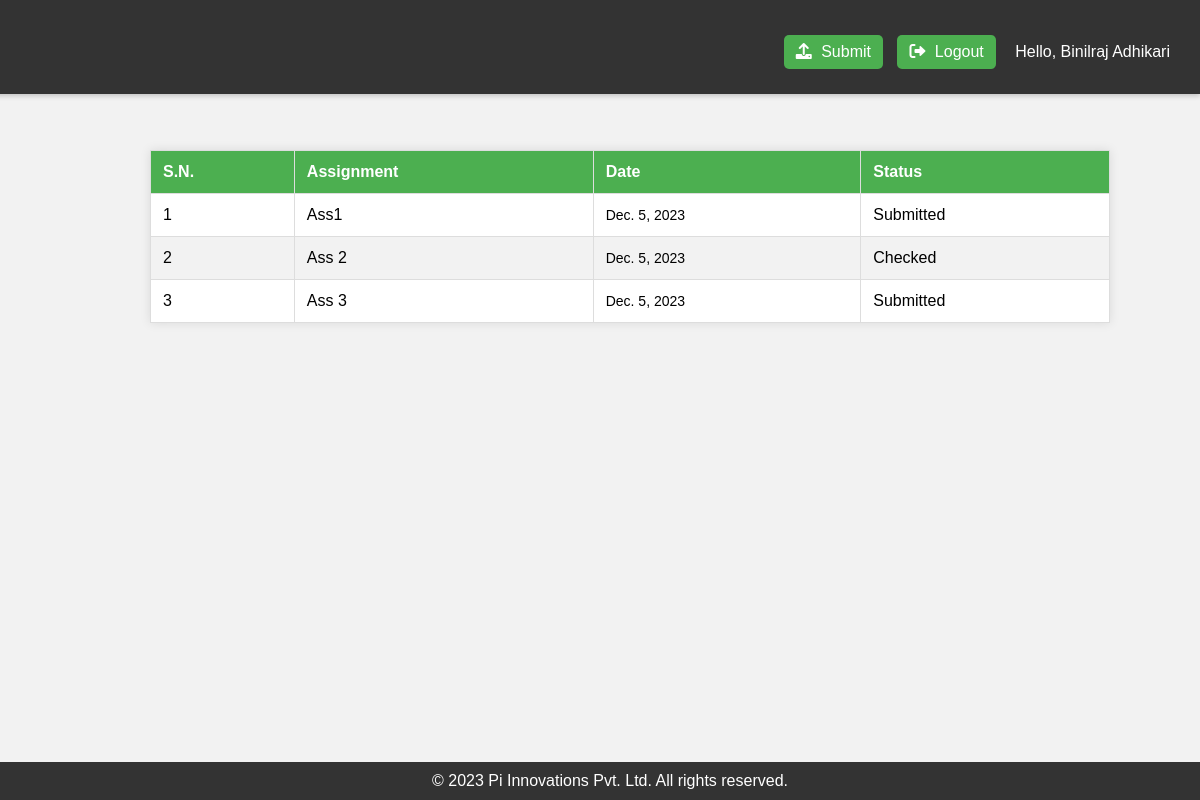
The app's page / (signed in), older data.
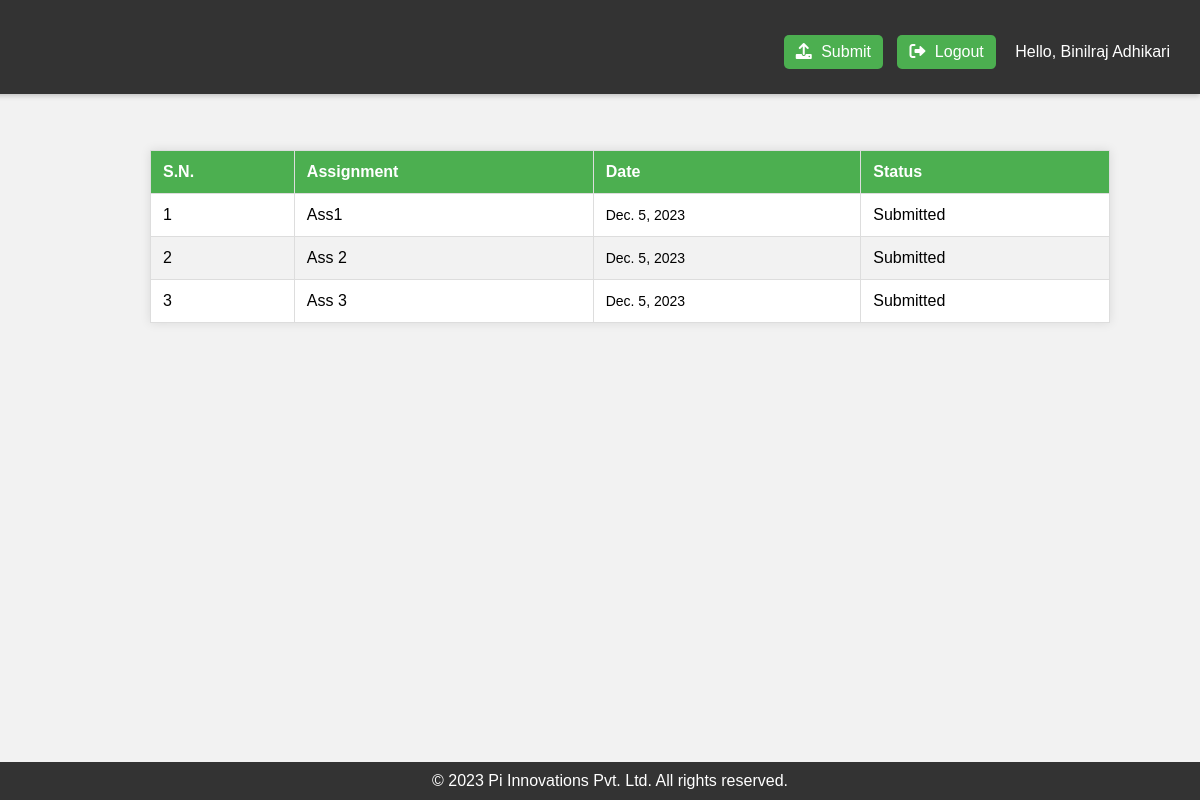
The same page, newer data.
### assignmentapp/models.py (models this page shows, shortened)
class Student(models.Model):
    user = models.ForeignKey(User,blank=True,default=True,on_delete=models.CASCADE)
    name = models.CharField(max_length = 30)
    password = models.CharField(max_length = 30)
    contact = models.CharField(max_length = 10)
    faculty = models.CharField(max_length = 10,choices=(('BIT','BIT'),
                                                        ('B.Sc CSIT','B.Sc CSIT')))
    rollno = models.CharField(max_length = 15)
    semester = models.CharField(max_length = 10,choices = (('1st','1st'),
                                                            ('2nd','2nd'),
                                                            ('3rd','3rd'),
                                                            ('4th','4th'),
                                                            ('5th','5th'),
                                                            ('6th','6th'),
                                                            ('7th','7th'),
                                                            ('8th','8th')))
    section = models.CharField(max_length = 10,choices=(('A','A'),
                                                        ('B','B')))

class Assignment(models.Model):
    title = models.CharField(max_length=200)
    uploadedDate = models.DateField(auto_now_add=True,null=True,blank=True)  # Automatically set to the current date and time when created
    uploaded_by = models.ForeignKey(User, on_delete=models.CASCADE)
    file = models.FileField(upload_to='assignments/')
    status = models.CharField(max_length = 10,choices = (('Checked','Checked'),
                                                        ('Submitted','Submitted')),default='Submitted')

### assignmentapp/views.py (the view)
# urls.py: path('',views.home,name='home'),
def home(request):
    if request.user.is_authenticated:
        assignments = Assignment.objects.filter(uploaded_by=request.user)
        stu = Student.objects.get(user=request.user)
    else:
        assignments = []
    return render(request, 'home.html', {'assignments': assignments,'student':stu})

### templates/home.html (shortened to what this page needs)
<!DOCTYPE html>
<html lang="en">
<head>
    <link rel="stylesheet" href="https://cdnjs.cloudflare.com/ajax/libs/font-awesome/6.0.0/css/all.min.css">
</head>
<body>
    <nav>
        <div class="container">
            {% if user.is_authenticated %}
                <button onclick="location.href='{% url 'submit' %}'"><i class="fas fa-upload"></i> Submit</button>
                <button onclick="location.href='{% url 'logout' %}'"><i class="fas fa-sign-out-alt"></i> Logout</button>
                <span>Hello, {{ student.name }}</span>
            {% else %}
                <button onclick="location.href='{% url 'register' %}'"><i class="fas fa-user-plus"></i> Register</button>
                <button onclick="location.href='{% url 'login' %}'"><i class="fas fa-sign-in-alt"></i> Login</button>
            {% endif %}
        </div>
    </nav>
    {% if user.is_authenticated %}
    <table>
        <thead>
            <tr>
                <th>S.N.</th>
                <th>Assignment</th>
                <th>Date </th>
                <th>Status</th>
            </tr>
        </thead>
        <tbody>
            {% for assignment in assignments %}
            <tr>
                <td>{{ forloop.counter }}</td>
                <td>{{ assignment.title }}</td>
                <td>{{ assignment.uploadedDate }}</td>
                <td>{{ assignment.status }}</td>
            </tr>
            {% endfor %}
        </tbody>
    </table>
    {% endif %}
    <footer>
        &copy; 2023 Pi Innovations Pvt. Ltd. All rights reserved.
    </footer>
</body>
</html>

### templates/home.html (style rules this page uses)
body { font-family: 'Arial', sans-serif; margin: 0; padding: 0; background-color: #f2f2f2; }
nav { background-color: #333; color: white; padding: 5px 10px; position: fixed; top: 0; right: 0; width: 100%; text-align: right; box-shadow: 0 2px 5px rgba(0, 0, 0, 0.2); }
nav button { background-color: #4CAF50; color: white; border: none; padding: 8px 12px; margin-left: 10px; cursor: pointer; font-size: 16px; border-radius: 5px; transition: background-color 0.3s ease; }
.container { padding: 20px; margin-top: 10px; }
table { width: 80%; border-collapse: collapse; margin-top: 150px; box-shadow: 0 0 10px rgba(0, 0, 0, 0.1); background-color: white; margin-left: 150px; }
th, td { border: 1px solid #ddd; padding: 12px; text-align: left; }
th { background-color: #4CAF50; color: white; }
td:nth-child(3) { font-size: 14px; }
tbody tr:nth-child(even) { background-color: #f2f2f2; }
footer { background-color: #333; color: white; padding: 10px; text-align: center; position: fixed; bottom: 0; width: 100%; }
nav i { margin-right: 5px; }
span { padding-left: 15px; }

Row changes from the older to the newer data that the page shows:
changed Assignment "Ass 2": status "Checked" → "Submitted"
